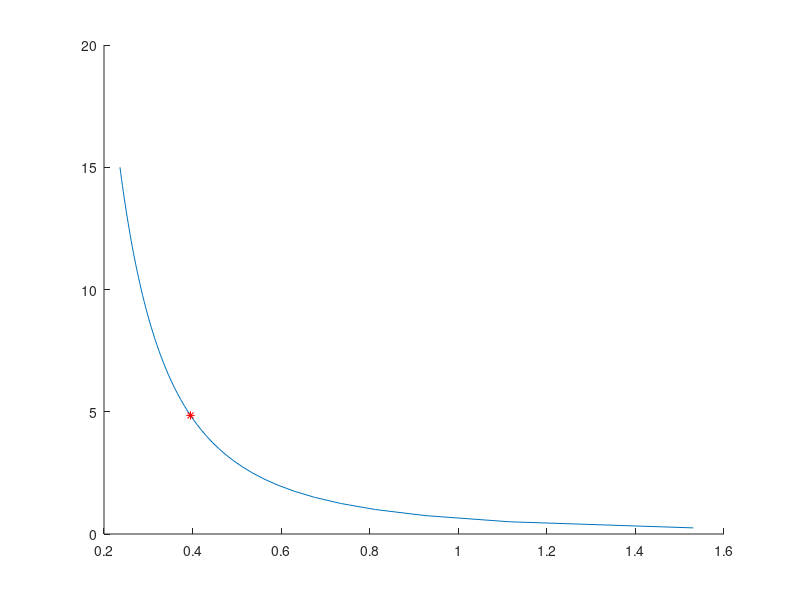

Source code (MATLAB):
% Makromodellek 3. házi - A9WYT0
% Különböző phi paraméterek mellett kiszámítja, hogy mekkora lesz a
% foglalkoztatottak száma.
%
% Megjegyzés: az L-re a képlet az előző részfeladatokból következik. A phi
% intervallumát hasraütésszerűen választottam. A piros csillag jelzi a
% háziban kijött eredményt.

phi = 0:0.25:15;
L = ((1.09^-0.79 * 0.68) ./ phi).^(1 / (1.76-2*0.68+1.79));

hold on
plot(L, phi)
plot(0.3953, 4.85, 'r*')
hold off
